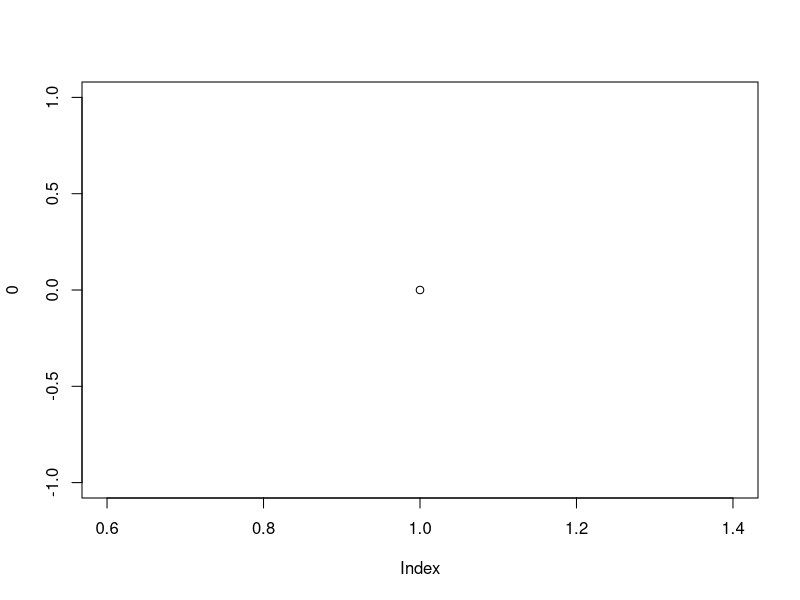
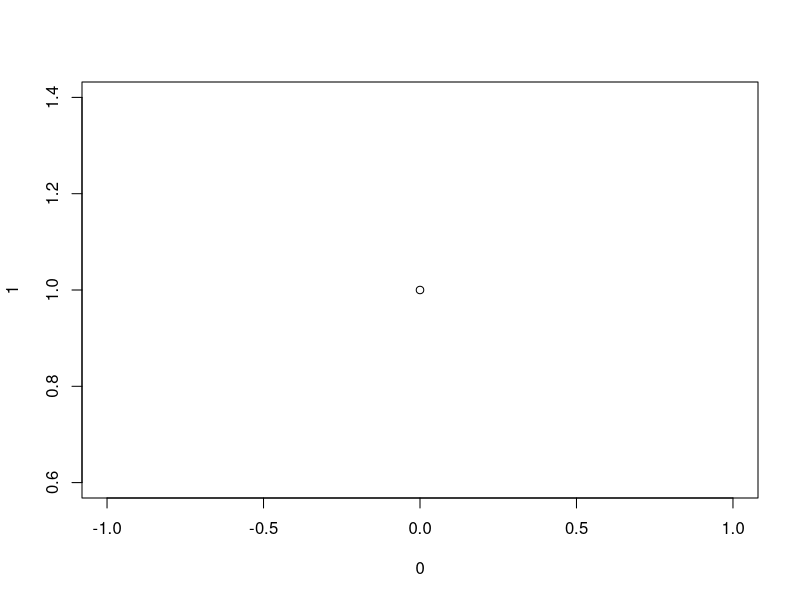
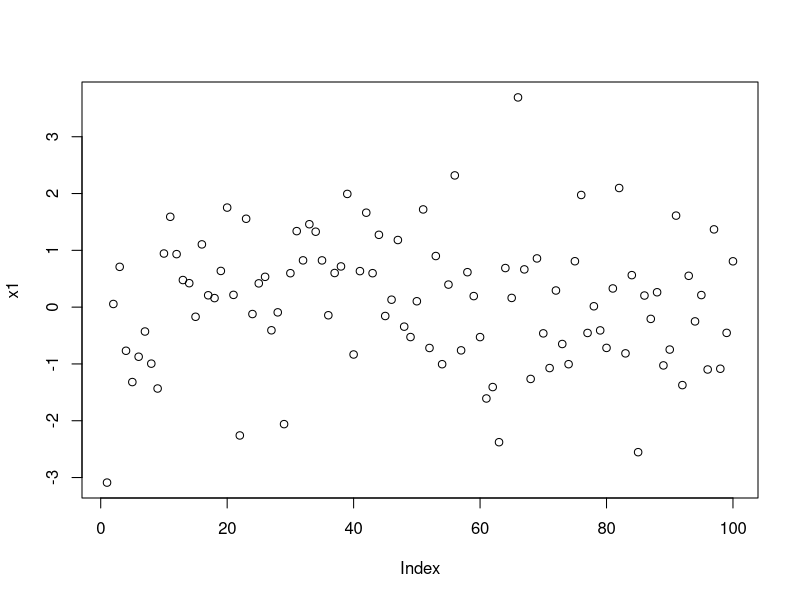
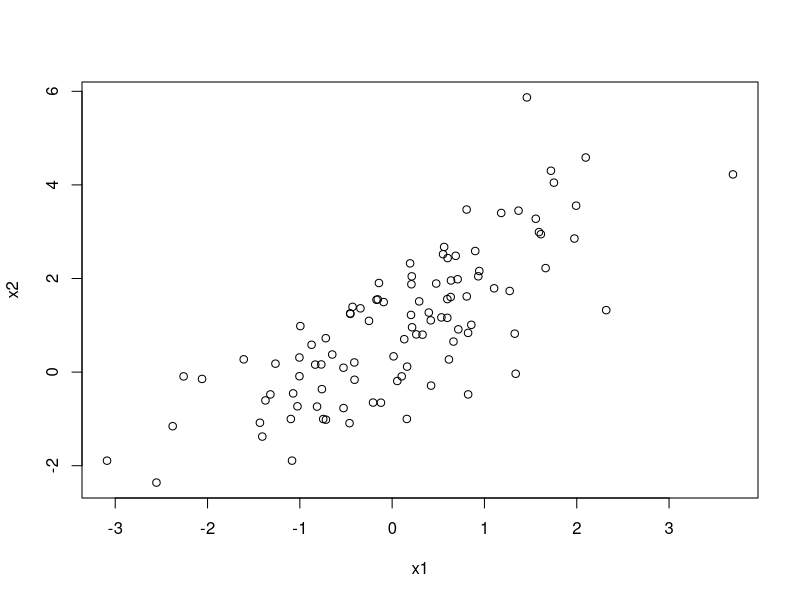
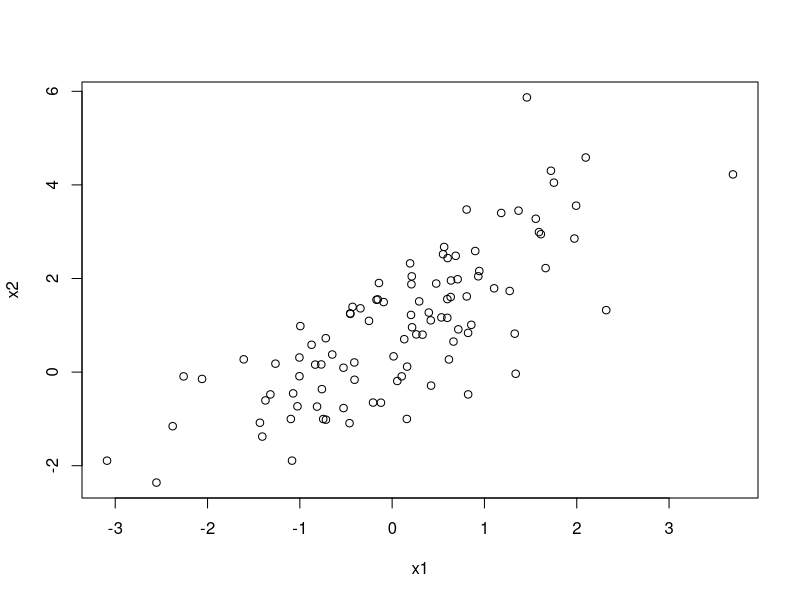

These figures' R source, in order:
N <- 10^2
x1 <- rnorm(N) 
x2 <- 1 + x1 + rnorm(N)
plot(0) 
plot(0,1) 
plot(x1) 
plot(x1,x2) # scatter plot x1 on the horizontal axis and x2 on the vertical axis
plot(x2 ~ x1) # the same but using a formula (x2 as a function of x1)
methods(plot) # show all the available methods for plot (depending on the number of loaded packages).
